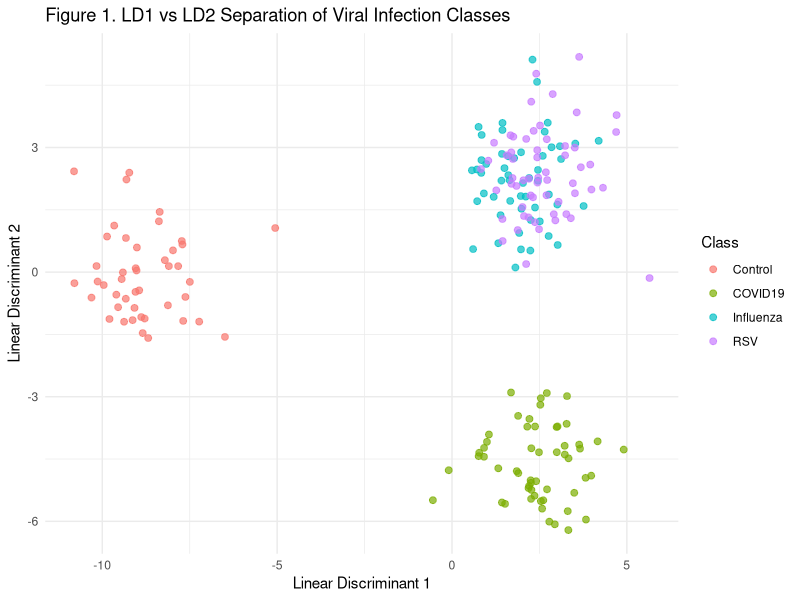

Reproduce this figure in R.
## ---- chunk 1
#load libraries
library(tidyverse)
library(MASS)
library(caret)
library(ggplot2)

## ---- chunk 2
#load data
scaled <- read.csv("ScaledData.csv")
#look at structure
str(scaled)
head(scaled)
summary(scaled)
## ---- chunk 3
#check what infection classes are present
unique(scaled$Class.name)

#check missing values per column
colSums(is.na(scaled))

## ---- chunk 4
#keep only four infection groups of interest: control, COVID-19, Influenza, and RSV
#Drop VTM blanks and any unused factor levels
ldadata<-scaled  %>%
  filter(Class.name %in% c("Control", "COVID19", "Influenza", "RSV")) %>%
  droplevels()
#make sure class.name is a factor (required for classification models)
ldadata$Class.name<-factor(ldadata$Class.name)
## ---- chunk 5
#columns 1-6 are metadata (samle.name, Batch.number, Class.name. Sex, Age, CT)
#columns 7:ncol(ldadata) are metabolite abundances (already saled)
meta_cols<-7:ncol(ldadata)

# x, predictor matrix (all metabolite columns)
X <- ldadata[, meta_cols]
# y, response variable (infection class)
y <- ldadata$Class.name
## ---- chunk 6
# Fit LDA model with, response: Class.name
#predictors: all metabolite columns (meta_cols)
lda_model<-lda(Class.name ~ ., data = ldadata[, c(3, meta_cols)])

#print the LDA model summary (prior probabilities, group means, scaling)
lda_model
## ---- chunk 7
#use predict to get 
lda_pred<-predict(lda_model)

#extract the LD scores 
scores<-as.data.frame(lda_pred$x)

#Add the true class labels so we can color points by infection group
scores$Class.name<-ldadata$Class.name

#creare a scatter plot of LD1 vs LD2,
#colored by infection class to show seperation in discriminant space
ggplot(scores,aes(LD1,LD2, color=Class.name)) +
  geom_point(size = 2, alpha = 0.7) +
  theme_minimal() +
  labs(title = "Figure 1. LD1 vs LD2 Separation of Viral Infection Classes",
       x = "Linear Discriminant 1",
       y = "Linear Discriminant 2",
       color = "Class")


## ---- chunk 8
# to test robustness, train/test split, 10-fold cross-validation on training set, evaluation accuracy on a held-out test set

set.seed(123) #for reproducibility
#train/test split so each class is represented in both
train_index <- createDataPartition(ldadata$Class.name, p = 0.8, list = FALSE)

#training set: 80% of data 
train <- ldadata[train_index, ]
#test set: remaining 20% of the data
test  <- ldadata[-train_index, ]

#Define cross-validation strategy
ctrl <- trainControl(method = "repeatedcv", number = 10, repeats = 5)

#train LDA model 
lda_fit <- train(Class.name ~ ., 
                 data=train[, c(3, meta_cols)],
                 method="lda",
                 trControl=ctrl)

lda_fit   # cross-validated accuracy

# Use the trained LDA model (lda_fit) to predict on the held-out test set
test_pred <- predict(lda_fit, newdata = test)

# Create confusion matrix to compare predicted vs. true class labels
cm <- confusionMatrix(test_pred, test$Class.name)

# Print confusion matrix and associated accuracy statistics
cm
